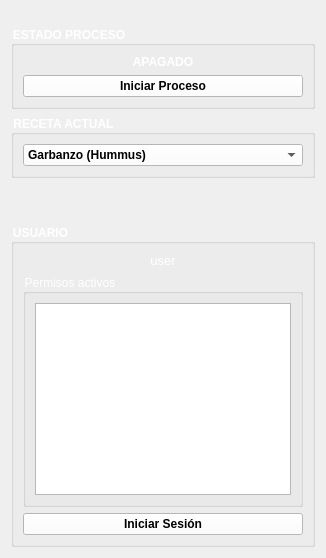
     <widget class="QWidget" name="widget_2" native="true">
      <layout class="QVBoxLayout" name="verticalLayout_3">
       <item>
        <spacer name="verticalSpacer">
         <property name="orientation">
          <enum>Qt::Orientation::Vertical</enum>
         </property>
         <property name="sizeType">
          <enum>QSizePolicy::Policy::Fixed</enum>
         </property>
         <property name="sizeHint" stdset="0">
          <size>
           <width>20</width>
           <height>15</height>
          </size>
         </property>
        </spacer>
       </item>
       <item>
        <widget class="QGroupBox" name="groupBox_estado_proceso">
         <property name="font">
          <font>
           <bold>true</bold>
          </font>
         </property>
         <property name="styleSheet">
          <string notr="true">color: rgb(255, 255, 255);</string>
         </property>
         <property name="title">
          <string>ESTADO PROCESO</string>
         </property>
         <layout class="QVBoxLayout" name="verticalLayout_6">
          <item>
           <widget class="QLabel" name="label_estado_proceso">
            <property name="font">
             <font>
              <bold>true</bold>
             </font>
            </property>
            <property name="text">
             <string>APAGADO</string>
            </property>
            <property name="alignment">
             <set>Qt::AlignmentFlag::AlignCenter</set>
            </property>
           </widget>
          </item>
          <item>
           <widget class="QPushButton" name="pushButton_iniciar_proceso">
            <property name="font">
             <font>
              <bold>true</bold>
             </font>
            </property>
            <property name="styleSheet">
             <string notr="true">background-color: rgb(255, 255, 255);
color: rgb(0, 0, 0);</string>
            </property>
            <property name="text">
             <string>Iniciar Proceso</string>
            </property>
           </widget>
          </item>
         </layout>
        </widget>
       </item>
       <item>
        <widget class="QGroupBox" name="groupBox_receta_actual">
         <property name="font">
          <font>
           <bold>true</bold>
          </font>
         </property>
         <property name="styleSheet">
          <string notr="true">color: rgb(255, 255, 255);</string>
         </property>
         <property name="title">
          <string>RECETA ACTUAL</string>
         </property>
         <layout class="QVBoxLayout" name="verticalLayout_5">
          <item>
           <widget class="QComboBox" name="comboBox_receta_actual">
            <property name="font">
             <font>
              <bold>true</bold>
             </font>
            </property>
            <property name="styleSheet">
             <string notr="true">background-color: rgb(255, 255, 255);
color: rgb(0, 0, 0);</string>
            </property>
            <item>
             <property name="text">
              <string>Garbanzo (Hummus)</string>
             </property>
            </item>
            <item>
             <property name="text">
              <string>Lenteja (Entera)</string>
             </property>
            </item>
            <item>
             <property name="text">
              <string>Semilla (Tostada)</string>
             </property>
            </item>
           </widget>
          </item>
         </layout>
        </widget>
       </item>
       <item>
        <spacer name="verticalSpacer_2">
         <property name="orientation">
          <enum>Qt::Orientation::Vertical</enum>
         </property>
         <property name="sizeType">
          <enum>QSizePolicy::Policy::Expanding</enum>
         </property>
         <property name="sizeHint" stdset="0">
          <size>
           <width>20</width>
           <height>40</height>
          </size>
         </property>
        </spacer>
       </item>
       <item>
        <widget class="QGroupBox" name="groupBox_usuario">
         <property name="font">
          <font>
           <bold>true</bold>
          </font>
         </property>
         <property name="styleSheet">
          <string notr="true">color: rgb(255, 255, 255);</string>
         </property>
         <property name="title">
          <string>USUARIO</string>
         </property>
         <layout class="QVBoxLayout" name="verticalLayout_4">
          <item>
           <widget class="QLabel" name="label_usuario_actual">
            <property name="font">
             <font>
              <pointsize>10</pointsize>
             </font>
            </property>
            <property name="text">
             <string>user</string>
            </property>
            <property name="alignment">
             <set>Qt::AlignmentFlag::AlignCenter</set>
            </property>
           </widget>
          </item>
          <item>
           <widget class="QGroupBox" name="groupBox">
            <property name="title">
             <string>Permisos activos</string>
            </property>
            <layout class="QHBoxLayout" name="horizontalLayout_4">
             <item>
              <widget class="QTextEdit" name="textEdit">
               <property name="sizePolicy">
                <sizepolicy hsizetype="Preferred" vsizetype="Fixed">
                 <horstretch>0</horstretch>
                 <verstretch>0</verstretch>
                </sizepolicy>
               </property>
              </widget>
             </item>
            </layout>
           </widget>
          </item>
          <item>
           <widget class="QPushButton" name="pushButton_iniciar_sesion">
            <property name="font">
             <font>
              <bold>true</bold>
             </font>
            </property>
            <property name="styleSheet">
             <string notr="true">background-color: rgb(255, 255, 255);
color: rgb(0, 0, 0);</string>
            </property>
            <property name="text">
             <string>Iniciar Sesión</string>
            </property>
           </widget>
          </item>
         </layout>
        </widget>
       </item>
      </layout>
     </widget>
